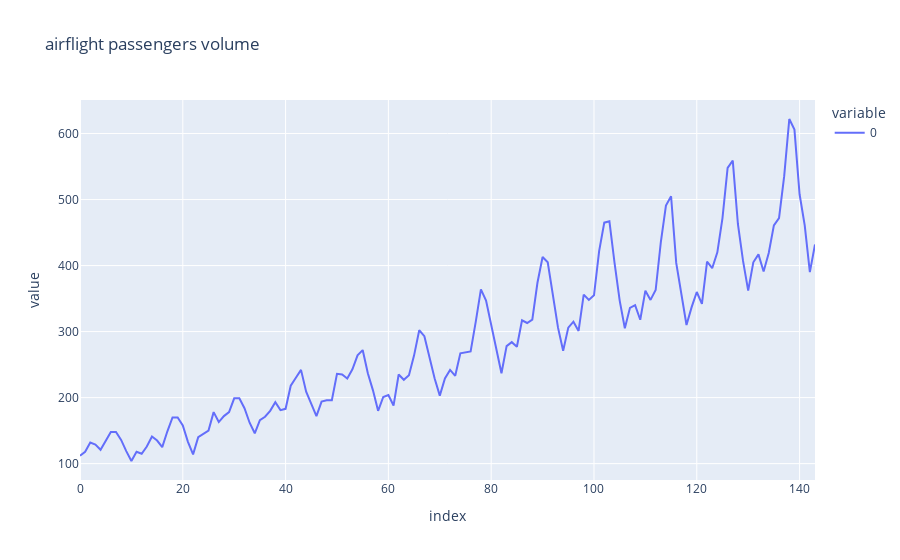

The notebook cell this image was saved under:
### Code cell
fig = px.line(timeseries, title='airflight passengers volume')
fig.show()

### Figure 1 — Plotly figure (JSON) as saved in the notebook; plotly's stock layout.template omitted (floating-point values rounded to 4 significant figures; data arrays with more than 128 entries replaced by an {"elided": "..."} marker saying what was removed)
{"data": [{"hovertemplate": "variable=0<br>index=%{x}<br>value=%{y}<extra></extra>", "legendgroup": "0", "line": {"color": "#636efa", "dash": "solid"}, "marker": {"symbol": "circle"}, "mode": "lines", "name": "0", "orientation": "v", "showlegend": true, "type": "scatter", "x": {"elided": "144 int values"}, "xaxis": "x", "y": {"elided": "144 int values"}, "yaxis": "y"}], "layout": {"autosize": true, "legend": {"title": {"text": "variable"}, "tracegroupgap": 0}, "title": {"text": "airflight passengers volume"}, "xaxis": {"anchor": "y", "autorange": true, "domain": [0, 1], "range": [0, 143], "title": {"text": "index"}, "type": "linear"}, "yaxis": {"anchor": "x", "autorange": true, "domain": [0, 1], "range": [75.22, 650.8], "title": {"text": "value"}, "type": "linear"}}}
